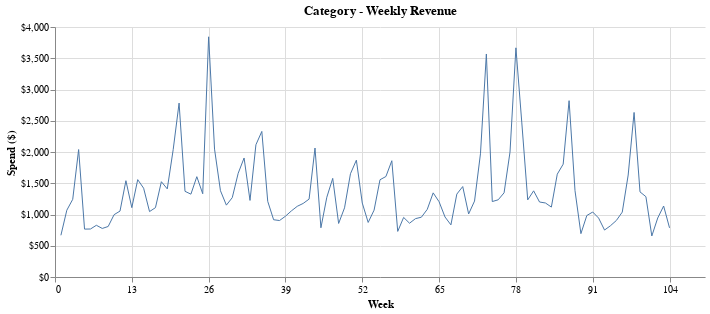

The notebook cell this image was saved under:
### Code cell
plotdata = grocery_spend_category.collect()

weekly_plot(dataframe=plotdata, 
            y='Weekly Spend', 
            title='Category - Weekly Revenue', 
            y_axis_label='Spend ($)',
            pct=False,
            legend=False)

### Figure 1 — Vega-Lite specification as saved in the notebook (floating-point values rounded to 4 significant figures)
{"$schema": "https://vega.github.io/schema/vega-lite/v5.20.1.json", "config": {"axisY": {}, "view": {"continuousHeight": 300, "continuousWidth": 300, "stroke": null}}, "data": {"name": "data-c83365c4af255035f00e748babdb23cb"}, "datasets": {"data-c83365c4af255035f00e748babdb23cb": [{"Weekly Spend": 667.4, "week": 1}, {"Weekly Spend": 1069.0, "week": 2}, {"Weekly Spend": 1243.0, "week": 3}, {"Weekly Spend": 2039.0, "week": 4}, {"Weekly Spend": 766.5, "week": 5}, {"Weekly Spend": 767.9, "week": 6}, {"Weekly Spend": 827.4, "week": 7}, {"Weekly Spend": 776.9, "week": 8}, {"Weekly Spend": 808.4, "week": 9}, {"Weekly Spend": 997.1, "week": 10}, {"Weekly Spend": 1055.0, "week": 11}, {"Weekly Spend": 1541.0, "week": 12}, {"Weekly Spend": 1110.0, "week": 13}, {"Weekly Spend": 1558.0, "week": 14}, {"Weekly Spend": 1420.0, "week": 15}, {"Weekly Spend": 1047.0, "week": 16}, {"Weekly Spend": 1110.0, "week": 17}, {"Weekly Spend": 1525.0, "week": 18}, {"Weekly Spend": 1410.0, "week": 19}, {"Weekly Spend": 2037.0, "week": 20}, {"Weekly Spend": 2783.0, "week": 21}, {"Weekly Spend": 1371.0, "week": 22}, {"Weekly Spend": 1325.0, "week": 23}, {"Weekly Spend": 1605.0, "week": 24}, {"Weekly Spend": 1332.0, "week": 25}, {"Weekly Spend": 3843.0, "week": 26}, {"Weekly Spend": 2046.0, "week": 27}, {"Weekly Spend": 1381.0, "week": 28}, {"Weekly Spend": 1150.0, "week": 29}, {"Weekly Spend": 1270.0, "week": 30}, {"Weekly Spend": 1660.0, "week": 31}, {"Weekly Spend": 1904.0, "week": 32}, {"Weekly Spend": 1225.0, "week": 33}, {"Weekly Spend": 2116.0, "week": 34}, {"Weekly Spend": 2329.0, "week": 35}, {"Weekly Spend": 1211.0, "week": 36}, {"Weekly Spend": 916.3, "week": 37}, {"Weekly Spend": 903.6, "week": 38}, {"Weekly Spend": 972.7, "week": 39}, {"Weekly Spend": 1057.0, "week": 40}, {"Weekly Spend": 1131.0, "week": 41}, {"Weekly Spend": 1177.0, "week": 42}, {"Weekly Spend": 1246.0, "week": 43}, {"Weekly Spend": 2064.0, "week": 44}, {"Weekly Spend": 787.5, "week": 45}, {"Weekly Spend": 1276.0, "week": 46}, {"Weekly Spend": 1578.0, "week": 47}, {"Weekly Spend": 856.6, "week": 48}, {"Weekly Spend": 1107.0, "week": 49}, {"Weekly Spend": 1652.0, "week": 50}, {"Weekly Spend": 1869.0, "week": 51}, {"Weekly Spend": 1183.0, "week": 52}, {"Weekly Spend": 872.9, "week": 53}, {"Weekly Spend": 1070.0, "week": 54}, {"Weekly Spend": 1556.0, "week": 55}, {"Weekly Spend": 1608.0, "week": 56}, {"Weekly Spend": 1860.0, "week": 57}, {"Weekly Spend": 729.7, "week": 58}, {"Weekly Spend": 953.5, "week": 59}, {"Weekly Spend": 860.6, "week": 60}, {"Weekly Spend": 933.6, "week": 61}, {"Weekly Spend": 956.7, "week": 62}, {"Weekly Spend": 1083.0, "week": 63}, {"Weekly Spend": 1346.0, "week": 64}, {"Weekly Spend": 1204.0, "week": 65}, {"Weekly Spend": 960.4, "week": 66}, {"Weekly Spend": 834.3, "week": 67}, {"Weekly Spend": 1326.0, "week": 68}, {"Weekly Spend": 1447.0, "week": 69}, {"Weekly Spend": 1009.0, "week": 70}, {"Weekly Spend": 1215.0, "week": 71}, {"Weekly Spend": 1971.0, "week": 72}, {"Weekly Spend": 3568.0, "week": 73}, {"Weekly Spend": 1207.0, "week": 74}, {"Weekly Spend": 1235.0, "week": 75}, {"Weekly Spend": 1347.0, "week": 76}, {"Weekly Spend": 1998.0, "week": 77}, {"Weekly Spend": 3667.0, "week": 78}, {"Weekly Spend": 2466.0, "week": 79}, {"Weekly Spend": 1234.0, "week": 80}, {"Weekly Spend": 1379.0, "week": 81}, {"Weekly Spend": 1200.0, "week": 82}, {"Weekly Spend": 1184.0, "week": 83}, {"Weekly Spend": 1119.0, "week": 84}, {"Weekly Spend": 1645.0, "week": 85}, {"Weekly Spend": 1805.0, "week": 86}, {"Weekly Spend": 2821.0, "week": 87}, {"Weekly Spend": 1381.0, "week": 88}, {"Weekly Spend": 693.6, "week": 89}, {"Weekly Spend": 983.9, "week": 90}, {"Weekly Spend": 1040.0, "week": 91}, {"Weekly Spend": 942.4, "week": 92}, {"Weekly Spend": 751.2, "week": 93}, {"Weekly Spend": 820.3, "week": 94}, {"Weekly Spend": 904.3, "week": 95}, {"Weekly Spend": 1038.0, "week": 96}, {"Weekly Spend": 1631.0, "week": 97}, {"Weekly Spend": 2633.0, "week": 98}, {"Weekly Spend": 1362.0, "week": 99}, {"Weekly Spend": 1285.0, "week": 100}, {"Weekly Spend": 656.4, "week": 101}, {"Weekly Spend": 943.9, "week": 102}, {"Weekly Spend": 1136.0, "week": 103}, {"Weekly Spend": 786.2, "week": 104}]}, "encoding": {"color": {}, "x": {"axis": {"labelExpr": "datum.value", "title": "Week", "values": [0, 13, 26, 39, 52, 65, 78, 91, 104]}, "field": "week", "type": "quantitative"}, "y": {"axis": {"format": "$,.0f"}, "field": "Weekly Spend", "title": "Spend ($)", "type": "quantitative"}}, "height": 250, "mark": {"strokeWidth": 1, "type": "line"}, "title": "Category - Weekly Revenue", "width": 650}
